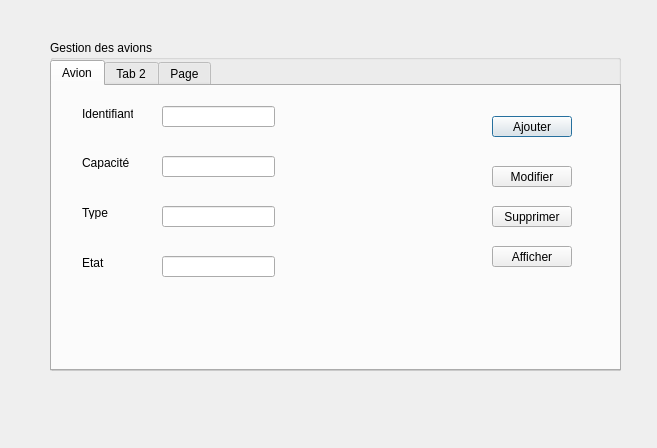
<?xml version="1.0" encoding="UTF-8"?>
<ui version="4.0">
 <class>Dialog</class>
 <widget class="QDialog" name="Dialog">
  <property name="geometry">
   <rect>
    <x>0</x>
    <y>0</y>
    <width>657</width>
    <height>448</height>
   </rect>
  </property>
  <property name="windowTitle">
   <string>Dialog</string>
  </property>
  <widget class="QGroupBox" name="groupBox">
   <property name="geometry">
    <rect>
     <x>50</x>
     <y>40</y>
     <width>571</width>
     <height>331</height>
    </rect>
   </property>
   <property name="title">
    <string>Gestion des avions</string>
   </property>
   <widget class="QTabWidget" name="tabWidget">
    <property name="geometry">
     <rect>
      <x>0</x>
      <y>20</y>
      <width>571</width>
      <height>311</height>
     </rect>
    </property>
    <property name="currentIndex">
     <number>0</number>
    </property>
    <widget class="QWidget" name="tab">
     <attribute name="title">
      <string>Avion</string>
     </attribute>
     <widget class="QLabel" name="label">
      <property name="geometry">
       <rect>
        <x>30</x>
        <y>20</y>
        <width>51</width>
        <height>16</height>
       </rect>
      </property>
      <property name="text">
       <string>Identifiant</string>
      </property>
     </widget>
     <widget class="QLabel" name="label_2">
      <property name="geometry">
       <rect>
        <x>30</x>
        <y>70</y>
        <width>47</width>
        <height>13</height>
       </rect>
      </property>
      <property name="text">
       <string>Capacité</string>
      </property>
     </widget>
     <widget class="QLabel" name="label_3">
      <property name="geometry">
       <rect>
        <x>30</x>
        <y>120</y>
        <width>47</width>
        <height>13</height>
       </rect>
      </property>
      <property name="text">
       <string>Type</string>
      </property>
     </widget>
     <widget class="QLabel" name="label_4">
      <property name="geometry">
       <rect>
        <x>30</x>
        <y>170</y>
        <width>47</width>
        <height>13</height>
       </rect>
      </property>
      <property name="text">
       <string>Etat</string>
      </property>
     </widget>
     <widget class="QLineEdit" name="lineEdit_id">
      <property name="geometry">
       <rect>
        <x>110</x>
        <y>20</y>
        <width>113</width>
        <height>21</height>
       </rect>
      </property>
     </widget>
     <widget class="QLineEdit" name="lineEdit_capacit">
      <property name="geometry">
       <rect>
        <x>110</x>
        <y>70</y>
        <width>113</width>
        <height>21</height>
       </rect>
      </property>
     </widget>
     <widget class="QLineEdit" name="lineEdit_type">
      <property name="geometry">
       <rect>
        <x>110</x>
        <y>120</y>
        <width>113</width>
        <height>21</height>
       </rect>
      </property>
     </widget>
     <widget class="QLineEdit" name="lineEdit_etat">
      <property name="geometry">
       <rect>
        <x>110</x>
        <y>170</y>
        <width>113</width>
        <height>21</height>
       </rect>
      </property>
     </widget>
     <widget class="QPushButton" name="pushButton">
      <property name="geometry">
       <rect>
        <x>440</x>
        <y>30</y>
        <width>80</width>
        <height>21</height>
       </rect>
      </property>
      <property name="text">
       <string>Ajouter</string>
      </property>
     </widget>
     <widget class="QPushButton" name="pushButton_2">
      <property name="geometry">
       <rect>
        <x>440</x>
        <y>80</y>
        <width>80</width>
        <height>21</height>
       </rect>
      </property>
      <property name="text">
       <string>Modifier</string>
      </property>
     </widget>
     <widget class="QPushButton" name="pushButton_3">
      <property name="geometry">
       <rect>
        <x>440</x>
        <y>120</y>
        <width>80</width>
        <height>21</height>
       </rect>
      </property>
      <property name="text">
       <string>Supprimer</string>
      </property>
     </widget>
     <widget class="QPushButton" name="pushButton_4">
      <property name="geometry">
       <rect>
        <x>440</x>
        <y>160</y>
        <width>80</width>
        <height>21</height>
       </rect>
      </property>
      <property name="text">
       <string>Afficher</string>
      </property>
     </widget>
    </widget>
    <widget class="QWidget" name="tab_2">
     <attribute name="title">
      <string>Tab 2</string>
     </attribute>
    </widget>
    <widget class="QWidget" name="tab_3">
     <attribute name="title">
      <string>Page</string>
     </attribute>
    </widget>
   </widget>
  </widget>
 </widget>
 <resources/>
 <connections/>
</ui>
